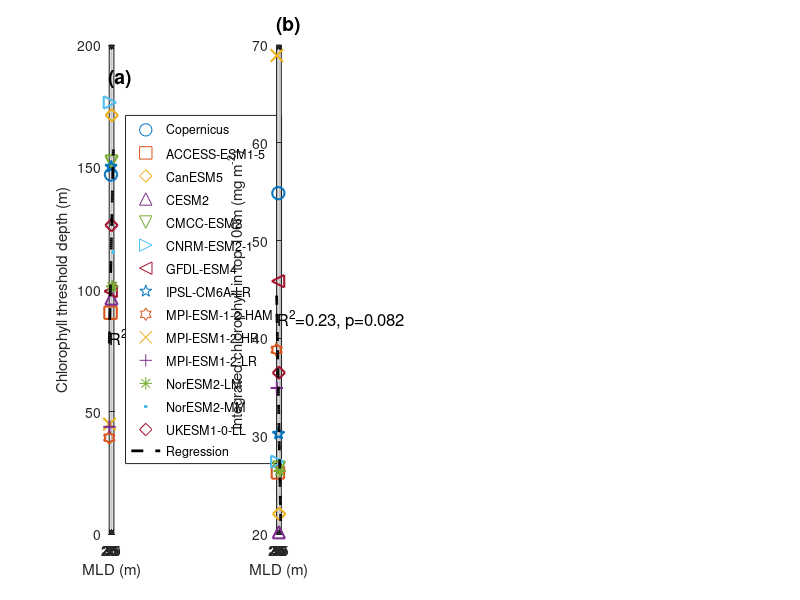

The MATLAB source for this figure: (Note: this script raises an error after producing the figure.)
% Evaluating the performance of CMIP6 models in simulating Southern Ocean
% biogeochemistry300
% Author: Cheng, M., Ellwood, M., and Maher, N. 
% Last modified: 26/05/2025
% Regression and statistical nalysis (Section 4.1 and 4.2)

all_longname = {'Copernicus','ACCESS-ESM1-5','CanESM5','CESM2','CMCC-ESM2','CNRM-ESM2-1','GFDL-ESM4',...
    'IPSL-CM6A-LR','MPI-ESM-1-2-HAM','MPI-ESM1-2-HR',...
    'MPI-ESM1-2-LR','NorESM2-LM','NorESM2-MM','UKESM1-0-LL'};

mld_djf = [33.23 29.99 38.90 36.71 37.17 25.56 30.82 34.40 20.51 22.33 22.10 42.98 50.52 37.17];
lev_chl = [147.00 90.52 171.26 96.35 152.34 176.51 99.28 150.19 39.38 44.93 43.82 101.27 115.25 126.29];
chl_int = [54.85	26.30	22.06	20.19	26.78	27.39	45.85	30.25	38.84	68.92	34.93	26.44	27.45	36.49];
dcm_fre = [84.71	14.48	84.50	16.52	42.05	70.45	99.63	45.32	4.97	14.50	3.53	0.00	0.00	35.78];

% lev_chl vs mld
p1 = polyfit(mld_djf, lev_chl, 1); 
xfit1 = linspace(min(mld_djf), max(mld_djf), 100);
yfit1 = polyval(p1, xfit1);

% Calculate R²
yfit_all = polyval(p1, mld_djf);
SSres = sum((lev_chl - yfit_all).^2);
SStot = sum((lev_chl - mean(lev_chl)).^2);
R21 = 1 - SSres/SStot;

% Caalculate p calue
X = [ones(length(mld_djf),1) mld_djf'];
[b,~,~,~,stats] = regress(lev_chl', X);
p_val1 = stats(3);

% Plot MLD related trends (Fig.S8)
figs7=figure(1);
set(gcf,'Position',[100 100 1400 600])
subplot(141)
hold on
markers = {'o','s','d','^','v','>','<','p','h','x','+','*','.','diamond'};
colors = lines(length(mld_djf));

for i = 1:length(mld_djf)
    scatter(mld_djf(i), lev_chl(i), 80, 'Marker', markers{mod(i-1,length(markers))+1}, ...
        'MarkerEdgeColor', colors(i,:), 'DisplayName', all_longname{i}, 'LineWidth', 1.5);
end

plot(xfit1, yfit1, 'k--', 'LineWidth', 2, 'DisplayName', 'Regression');

text(18,186.4,'(a)', 'FontWeight', 'bold', 'FontSize', 14);

text(24, 80, sprintf('R^2=%.2f, p=%.3f', R21, p_val1), ...
    'FontSize', 12, 'Color', 'k', 'BackgroundColor', 'none');
xlabel('MLD (m)')
ylabel('Chlorophyll threshold depth (m)')
legend('Location','eastoutside','Position',[0.72 0.1 0.1 0.4])
grid on
box on

% chl_int vs mld
p2 = polyfit(mld_djf, chl_int, 1); 
xfit2 = linspace(min(mld_djf), max(mld_djf), 100);
yfit2 = polyval(p2, xfit2);

yfit_all = polyval(p2, mld_djf);
SSres = sum((chl_int - yfit_all).^2);
SStot = sum((chl_int - mean(chl_int)).^2);
R22 = 1 - SSres/SStot;

X = [ones(length(mld_djf),1) mld_djf'];
[b,~,~,~,stats] = regress(chl_int', X);
p_val2 = stats(3);

subplot(142)
hold on
for i = 1:length(mld_djf)
    scatter(mld_djf(i), chl_int(i), 80, 'Marker', markers{mod(i-1,length(markers))+1}, ...
        'MarkerEdgeColor', colors(i,:), 'LineWidth', 1.5);
end

plot(xfit2, yfit2, 'k--', 'LineWidth', 2);

text(18,72, '(b)', 'FontWeight', 'bold', 'FontSize', 14);

text(28, 42, sprintf('R^2=%.2f, p=%.3f', R22, p_val2), ...
    'FontSize', 12, 'Color', 'k', 'BackgroundColor', 'none');
xlabel('MLD (m)')
ylabel('Integrated chlorophyll in top 100m (mg m^{-2})')
grid on
box on

gaussEqn = 'a*exp(-((x-b)^2)/(2*c^2))';
startPoints = [100, mean(mld_djf), 10]; 
f3 = fit(mld_djf', dcm_fre', gaussEqn, 'Start', startPoints);

xfit3 = linspace(min(mld_djf), max(mld_djf), 200);
yfit3 = f3.a * exp(-((xfit3 - f3.b).^2) / (2 * f3.c^2));

y_pred = f3(mld_djf');
SSres3 = sum((dcm_fre' - y_pred).^2);
SStot3 = sum((dcm_fre' - mean(dcm_fre)).^2);
R23 = 1 - SSres3/SStot3;

subplot(143)
hold on
for i = 1:length(mld_djf)
    scatter(mld_djf(i), dcm_fre(i), 80, 'Marker', markers{mod(i-1,length(markers))+1}, ...
        'MarkerEdgeColor', colors(i,:), 'DisplayName', all_longname{i}, 'LineWidth', 1.5);
end
plot(xfit3, yfit3, 'k--', 'LineWidth', 2, 'DisplayName', 'Gaussian fit');

text(18,104, '(c)', 'FontWeight', 'bold', 'FontSize', 14);

text(37, 60, sprintf('R^2=%.2f', R23), ...
    'FontSize', 12, 'Color', 'k', 'BackgroundColor', 'none');

xlabel('MLD (m)')
ylabel('DCM Frequency (%)')
grid on
box on

print(figs7,'D:\OneDrive - Australian National University\PhD\Project2\Model comparison\Figure\figs7','-djpeg','-r600');

% Analyse model components related using in 4.2
% Data
D = [0 0 1 1 1 1 1 0 0 0 0 0 0 1];
T = [0 0 1 0 0 1 0 1 0 0 0 0 0 0];
Reg = [0 1 1 1 1 1 1 0 0 0 0 0 0 0];
Chlv = [0 1 1 1 1 1 1 1 0 0 0 0 0 1];
Fec = [1 NaN 2 2 3 2 3 1 2 2 2 2 2 2];
Siv = [-1 -1 1 1 1 1 1 -1 0 0 0 0 0 1];
KN = [1.00 0.10	0.92 2.25 2.00 2.67	2.00 0.50 0.16 0.16	0.16 0.16 0.16 0.63];
KS = [NaN NaN 0.70 1.00	8.00 2.00 8.00 NaN 1.00	1.00 1.00 5.00 5.00	3.00];
KF = [0.02 NaN 0.18	5.63 6.00 0.37 6.00	0.001 3.60 3.60 3.60 3.60 3.60 0.50];
Chl = [10 11 7 2 9 1 2 5 12 14 13 6 8 4];
NO3 = [6 11 9 10 3 2 1 8 13 14 12 5 7 3];
Si = [NaN NaN 4 8 2 3 1 NaN 10 11 9 5 6 7];
dFe = [5 NaN 11 6 3 8 2 1 11 11 10 7 8 4];
POC = [12 14 8 1 7 3 5 10 4 8 2 10 12 6];
DCMf = [9 1 7 5 2 3 4 10 11 8 12 13 13 6];
model_longname = {'ACCESS-ESM1-5','CanESM5','CESM2','CMCC-ESM2','CNRM-ESM2-1','GFDL-ESM4',...
    'IPSL-CM6A-LR','MIROC-ES2L','MPI-ESM-1-2-HAM','MPI-ESM1-2-HR',...
    'MPI-ESM1-2-LR','NorESM2-LM','NorESM2-MM','UKESM1-0-LL'};
% Chl vs D
Chl_D0 = Chl(D ==0);
Chl_D1 = Chl(D == 1); 

% t-test
[h, p1] = ttest2(Chl_D0, Chl_D1);

% Start plotting (Fig.S9)
fig15=figure(2);
set(gcf,'Position',[100 100 1400 1000])
subplot(3,4,1)
boxplot(Chl,D);
hold on;
for i = 1:length(model_longname)
    scatter(D(i)+1, Chl(i), 40, 'Marker', markers{mod(i-1,length(markers))+1}, ...
        'MarkerEdgeColor', colors(i,:), 'LineWidth', 1.5);
end
xticklabels({'No diatom','Diatom'})
ylabel('Chlorophyll ranking')
ylim([0 14])
set(gca,"YDir",'reverse')
grid on;
text(0.4,-1.5, '(a)', 'FontWeight', 'bold', 'FontSize', 14);
text(2, 12, ['T-test\newlinep = ', num2str(p1, '%.4f')], 'HorizontalAlignment', 'center')

% Chl vs T
Chl_T0 = Chl(T ==0);
Chl_T1 = Chl(T == 1); 

% t-test
[h, p2] = ttest2(Chl_T0, Chl_T1);

subplot(3,4,2)
boxplot(Chl,T);
hold on;
for i = 1:length(model_longname)
    scatter(T(i)+1, Chl(i), 40, 'Marker', markers{mod(i-1,length(markers))+1}, ...
        'MarkerEdgeColor', colors(i,:), 'LineWidth', 1.5);
end
xticklabels({'No diazotroph','Diazotroph'})
ylabel('Chlorophyll ranking')
ylim([0 14])
set(gca,"YDir",'reverse')
grid on;
text(0.4,-1.5, '(b)', 'FontWeight', 'bold', 'FontSize', 14);
text(2, 12, ['T-test\newlinep = ', num2str(p2, '%.4f')], 'HorizontalAlignment', 'center')

% DCMf vs Chlv
DCMf_v0 = DCMf(Chlv ==0);
DCMf_v1 = DCMf(Chlv == 1); 

% t-test
[h, p3] = ttest2(DCMf_v0, DCMf_v1);

subplot(3,4,3)
boxplot(DCMf,Chlv);
hold on;
for i = 1:length(model_longname)
    scatter(Chlv(i)+1, DCMf(i), 40, 'Marker', markers{mod(i-1,length(markers))+1}, ...
        'MarkerEdgeColor', colors(i,:), 'LineWidth', 1.5);
end
xticklabels({'Fixed C:Chl','Variable C:Chl'})
ylabel('DCM frequency ranking')
ylim([0 14])
set(gca,"YDir",'reverse')
grid on;
text(0.4,-1.5, '(c)', 'FontWeight', 'bold', 'FontSize', 14);
text(2, 12, ['T-test\newlinep = ', num2str(p3, '%.4f')], 'HorizontalAlignment', 'center')

% POC vs Siv
% ANOVA
[p4,tbl,stats] = anova1(POC,Siv,'off');

figure(2)
subplot(3,4,5)
boxplot(POC,Siv);
hold on;
for i = 1:length(model_longname)
    scatter(Siv(i)+2, POC(i), 40, 'Marker', markers{mod(i-1,length(markers))+1}, ...
        'MarkerEdgeColor', colors(i,:), 'LineWidth', 1.5);
end
ylabel('POC ranking')
ylim([0 14])
set(gca,"YDir",'reverse','XTickLabel',{'No Si','Fixed C:Si','Variable C:Si'},'FontSize',8)
grid on;
text(0.4,-1.5, '(d)', 'FontWeight', 'bold', 'FontSize', 14);
text(3, 12, ['ANOVA\newlinep = ', num2str(p4, '%.4f')], 'HorizontalAlignment', 'center')

% Si vs KSi
valid_idx = ~isnan(KS) & ~isnan(Si); 
KS_clean = KS(valid_idx);
Si_clean = Si(valid_idx);

lr5 = polyfit(KS_clean, Si_clean, 1); 
xfit5 = linspace(min(KS_clean), max(KS_clean), 100);
yfit5 = polyval(lr5, xfit5);

yfit_all = polyval(lr5, KS_clean);
SSres = sum((Si_clean - yfit_all).^2);
SStot = sum((Si_clean - mean(Si_clean)).^2);
R25 = 1 - SSres/SStot;

X = [ones(length(KS_clean),1) KS_clean'];
[b,~,~,~,stats] = regress(Si_clean', X);
p5 = stats(3);

subplot(3,4,6)
hold on;
for i = 1:length(model_longname)
    scatter(KS(i), Si(i), 40, 'Marker', markers{mod(i-1,length(markers))+1}, ...
        'MarkerEdgeColor', colors(i,:), 'LineWidth', 1.5);
end

plot(xfit5, yfit5, 'k--', 'LineWidth', 2);
xlabel('K_{mSi} (mmol m^{-3})')
ylabel('Silicate ranking')
ylim([0 14])
set(gca,"YDir",'reverse')
grid on;
box on;
text(-0.4,-1.5, '(e)', 'FontWeight', 'bold', 'FontSize', 14);
text(5, 12, sprintf('Linear Regression\nR^2=%.2f, p=%.3f', R25, p5), 'HorizontalAlignment', 'center')

% NO3 vs KN
valid_idx = ~isnan(KN) & ~isnan(NO3); 
KN_clean = KN(valid_idx);
NO3_clean = NO3(valid_idx);

lr5 = polyfit(KN_clean, NO3_clean, 1); 
xfit5 = linspace(min(KN_clean), max(KN_clean), 100);
yfit5 = polyval(lr5, xfit5);

yfit_all = polyval(lr5, KN_clean);
SSres = sum((NO3_clean - yfit_all).^2);
SStot = sum((NO3_clean - mean(NO3_clean)).^2);
R25 = 1 - SSres/SStot;

X = [ones(length(KN_clean),1) KN_clean'];
[b,~,~,~,stats] = regress(NO3_clean', X);
p5 = stats(3);

subplot(3,4,7)
hold on;
for i = 1:length(model_longname)
    scatter(KN(i), NO3(i), 40, 'Marker', markers{mod(i-1,length(markers))+1}, ...
        'MarkerEdgeColor', colors(i,:), 'DisplayName', model_longname{i},'LineWidth', 1.5);
end
plot(xfit5, yfit5, 'k--', 'DisplayName','Regression','LineWidth', 2);
xlabel('K_{mNO3} (mmol m^{-3})')
ylabel('Nitrate ranking')
ylim([0 14])
set(gca,"YDir",'reverse')
grid on;
box on;
text(-0.15,-1.5, '(f)', 'FontWeight', 'bold', 'FontSize', 14);
text(2, 12, sprintf('Linear Regression\nR^2=%.2f, p=%.3f', R25, p5), 'HorizontalAlignment', 'center')
legend('Location','eastoutside','Position',[0.72 0.1 0.1 0.25])

% dFe vs KF
valid_idx = ~isnan(KF) & ~isnan(dFe); 
KF_clean = KF(valid_idx);
dFe_clean = dFe(valid_idx);

lr5 = polyfit(KF_clean, dFe_clean, 1); 
xfit5 = linspace(min(KF_clean), max(KF_clean), 100);
yfit5 = polyval(lr5, xfit5);

yfit_all = polyval(lr5, KF_clean);
SSres = sum((dFe_clean - yfit_all).^2);
SStot = sum((dFe_clean - mean(dFe_clean)).^2);
R25 = 1 - SSres/SStot;

X = [ones(length(KF_clean),1) KF_clean'];
[b,~,~,~,stats] = regress(dFe_clean', X);
p5 = stats(3);

subplot(3,4,9)
hold on;
for i = 1:length(model_longname)
    scatter(KF(i), dFe(i), 40, 'Marker', markers{mod(i-1,length(markers))+1}, ...
        'MarkerEdgeColor', colors(i,:), 'DisplayName', model_longname{i},'LineWidth', 1.5);
end
plot(xfit5, yfit5, 'k--', 'DisplayName','Regression','LineWidth', 2);
xlabel('K_{mFe} (nmol m^{-3})')
ylabel('Dissolved iron ranking')
ylim([0 14])
set(gca,"YDir",'reverse')
grid on;
box on;
text(-0.15,-1.5, '(g)', 'FontWeight', 'bold', 'FontSize', 14);
text(2, 12, sprintf('Linear Regression\nR^2=%.2f, p=%.3f', R25, p5), 'HorizontalAlignment', 'center')
legend('Location','eastoutside','Position',[0.72 0.1 0.1 0.25])

% dFe vs Fec
% ANOVA
[p8,tbl,stats] = anova1(dFe,Fec,'off');

subplot(3,4,10)
boxplot(dFe,Fec);
hold on;
for i = 1:length(model_longname)
    scatter(Fec(i), dFe(i), 40, 'Marker', markers{mod(i-1,length(markers))+1}, ...
        'MarkerEdgeColor', colors(i,:), 'DisplayName', model_longname{i}, 'LineWidth', 1.5);
end
ylabel('Dissolved iron ranking')
ylim([0 14])
set(gca,"YDir",'reverse','XTickLabel',{'Simple','Ligand','Complex'})
grid on;
text(0.4,-1.5, '(h)', 'FontWeight', 'bold', 'FontSize', 14);
text(3, 12, ['ANOVA\newlinep = ', num2str(p8, '%.4f')], 'HorizontalAlignment', 'center')

% DCMf vs Reg
DCMf_r0 = DCMf(Reg ==0);
DCMf_r1 = DCMf(Reg == 1); 

% t-test
[h, p9] = ttest2(DCMf_r0, DCMf_r1);

subplot(3,4,11)
boxplot(DCMf,Reg);
hold on;
for i = 1:length(model_longname)
    scatter(Reg(i)+1, DCMf(i), 40, 'Marker', markers{mod(i-1,length(markers))+1}, ...
        'MarkerEdgeColor', colors(i,:), 'LineWidth', 1.5);
end
xticklabels({'No ammonium','Uptake ammonium'})
ylabel('DCM frequency ranking')
ylim([0 14])
set(gca,"YDir",'reverse')
grid on;
text(0.4,-1.5, '(i)', 'FontWeight', 'bold', 'FontSize', 14);
text(2, 12, ['T-test\newlinep = ', num2str(p9, '%.4f')], 'HorizontalAlignment', 'center')

print(fig15,'D:\OneDrive - Australian National University\PhD\Project2\Model comparison\Figure\fig15','-djpeg','-r600');
